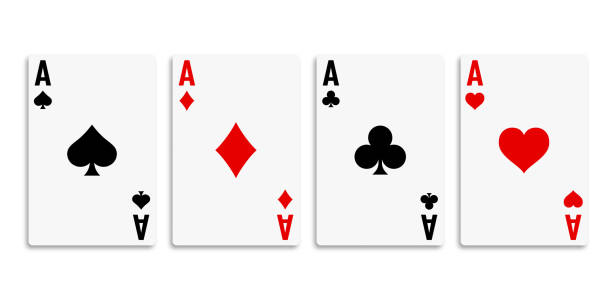
#> input picture module2/data/scenes/all-four cards.jpg, 612 x 306 px; its folder holds only this picture in this run
$ python run_template_matching.py --scene 'data/scenes/all-four cards.jpg'
#> lines starting #> are read from the running program, lines starting #| are printed output that depends on the picture; after the words box and inside, x2 and y2 are one past the last pixel; in counts of white or black regions, pixels touching at a corner belong together
#> in run_detection, scene is the input picture: shape (306, 612, 3); mean B, G, R 237.5, 237.5, 242.6
### module2/detector.py
"""
Template matching utilities for Module 2.

This module loads a curated template set, performs multi-scale correlation on
scenes, and returns detection results that can be consumed by the CLI, API,
or tests.
"""

from __future__ import annotations

import json
from dataclasses import dataclass
from pathlib import Path
from typing import Dict, Iterable, List, Optional, Sequence, Tuple

import cv2
import numpy as np

# Paths ----------------------------------------------------------------------

BASE_DIR = Path(__file__).resolve().parent
DATA_DIR = BASE_DIR / "data"
TEMPLATE_DIR = DATA_DIR / "templates"
METADATA_PATH = DATA_DIR / "metadata.json"

# Matching configuration -----------------------------------------------------

DEFAULT_THRESHOLD = 0.4
SCALE_FACTORS: Sequence[float] = (
    0.12,
    0.18,
    0.25,
    0.35,
    0.45,
    0.6,
    0.75,
    0.9,
    1.05,
    1.25,
    1.5,
    1.75,
    2.0,
    2.4,
    2.7,
)


@dataclass(frozen=True)
class Template:
    name: str  # logical label
    image: np.ndarray
    gray: np.ndarray
    edges: np.ndarray
    mask: Optional[np.ndarray]
    width: int
    height: int
    mean_color: np.ndarray
    hist_hs: np.ndarray
    variant: str  # filename used to load
    keypoints: Tuple
    descriptors: Optional[np.ndarray]

    @classmethod
    def from_path(cls, name: str, path: Path) -> "Template":
#> called with name = 'aqua_halfmoon'
        orb = cv2.ORB_create(nfeatures=800)
        image = cv2.imread(str(path), cv2.IMREAD_COLOR)
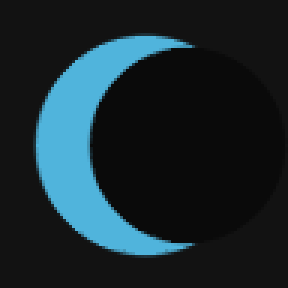
#> input picture module2/data/templates/aqua_halfmoon.png, 96 x 96 px (shown 3 times larger)
#> image is the input picture: shape (96, 96, 3); mean B, G, R 46.6, 40.4, 24.8
        if image is None:
            raise FileNotFoundError(f"Unable to read template at {path}")
        gray = cv2.cvtColor(image, cv2.COLOR_BGR2GRAY)
        gray = cv2.GaussianBlur(gray, (3, 3), 0)
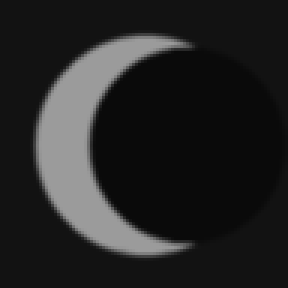
#> gray: shape (96, 96) (shown 3 times larger); min 10, max 155, mean 36.5
        edges = cv2.Canny(gray, 20, 60)
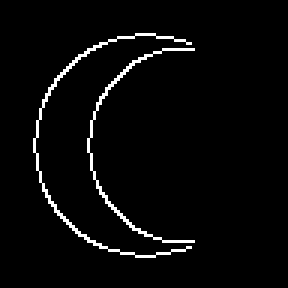
#> edges: shape (96, 96) (shown 3 times larger); 3.2% white in thin lines or dots, all inside (x1, y1, x2, y2) = (11, 11, 65, 86)
        # Auto-crop to edge activity to drop background and increase specificity.
        ys, xs = np.nonzero(edges)
#> ys = 292 values from 11 to 85; xs = 292 values, max 64 at index 47, min 11 at index 141, mean 35.19
        if len(xs) > 0 and len(ys) > 0:
            x1, x2 = xs.min(), xs.max()
#> x1 = 11; x2 = 64
            y1, y2 = ys.min(), ys.max()
#> y1 = 11; y2 = 85
            pad = 4
            x1 = max(0, x1 - pad)
#> x1 = 7
            y1 = max(0, y1 - pad)
#> y1 = 7
            x2 = min(image.shape[1] - 1, x2 + pad)
#> x2 = 68
            y2 = min(image.shape[0] - 1, y2 + pad)
#> y2 = 89
            image = image[y1 : y2 + 1, x1 : x2 + 1]
#> image: shape (83, 62, 3)
            gray = gray[y1 : y2 + 1, x1 : x2 + 1]
#> gray: shape (83, 62)
            edges = edges[y1 : y2 + 1, x1 : x2 + 1]
#> edges: shape (83, 62); 5.7% white in thin lines or dots, all inside (x1, y1, x2, y2) = (4, 4, 58, 79)
        # Additionally focus on the central content to reduce background leakage.
        h, w = image.shape[:2]
#> h = 83; w = 62
        cx1 = int(w * 0.2)
#> cx1 = 12
        cx2 = int(w * 0.8)
#> cx2 = 49
        cy1 = int(h * 0.2)
#> cy1 = 16
        cy2 = int(h * 0.8)
#> cy2 = 66
        image = image[cy1:cy2, cx1:cx2]
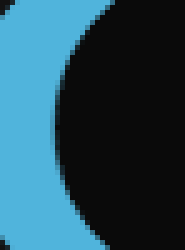
#> image: shape (50, 37, 3) (shown 5 times larger); mean B, G, R 91.1, 75.6, 37
        gray = gray[cy1:cy2, cx1:cx2]
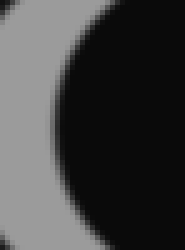
#> gray: shape (50, 37) (shown 5 times larger); min 10, max 155, mean 65.9
        edges = edges[cy1:cy2, cx1:cx2]
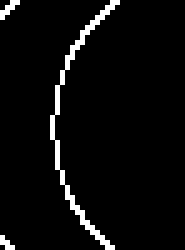
#> edges: shape (50, 37) (shown 5 times larger); 4.4% white in thin lines or dots, all inside (x1, y1, x2, y2) = (0, 0, 24, 50)
        mask = None
        mean_color = image.reshape(-1, 3).mean(axis=0)
#> mean_color = [91.07, 75.63, 37.05]
        hsv = cv2.cvtColor(image, cv2.COLOR_BGR2HSV)
#> hsv: shape (50, 37, 3); mean H, S, V 40.2, 65.1, 91.1
        hist_hs = cv2.calcHist([hsv], [0, 1], None, [30, 32], [0, 180, 0, 256])
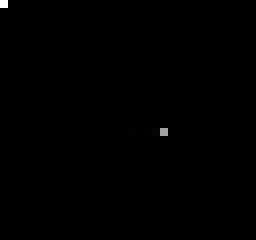
#> hist_hs: shape (30, 32) float32 (shown 8 times larger); min 0, max 1098, mean 1.9; drawn with min black and max white
        cv2.normalize(hist_hs, hist_hs, 0, 1, cv2.NORM_MINMAX)
#> hist_hs: shape (30, 32) float32; 1.35% of pixels changed, all inside (x1, y1, x2, y2) = (0, 0, 21, 18)
        kp, des = orb.detectAndCompute(gray, None)
#> kp = (); des = None
        return cls(
            name=name,
            image=image,
            gray=gray,
            edges=edges,
            mask=mask,
            width=image.shape[1],
            height=image.shape[0],
            mean_color=mean_color,
            hist_hs=hist_hs,
            variant=path.name,
            keypoints=kp,
            descriptors=des,
        )


@dataclass(frozen=True)
class TemplateConfig:
    """Per-template configuration (optional)."""

    threshold: float = DEFAULT_THRESHOLD
    scales: Optional[Sequence[float]] = None
    color_tolerance: Optional[float] = None


# Default: no special per-template overrides; everything uses DEFAULT_THRESHOLD / SCALE_FACTORS
TEMPLATE_CONFIG: Dict[str, TemplateConfig] = {}


# Metadata helpers -----------------------------------------------------------

# [6 lines left out: function ensure_dataset, not called in this run]


def load_templates(metadata: Optional[Dict[str, object]] = None) -> List[Template]:
    """
    Load all PNG templates from the local data/templates directory.

    Each `*.png` file becomes one template whose label is the stem of the
    filename (without extension), e.g. `coke.png` -> label `"coke"`.
    The `metadata` parameter is accepted for API compatibility with other
    modules but is not required here.
    """
    templates: List[Template] = []
    if not TEMPLATE_DIR.exists():
        raise FileNotFoundError(f"Template directory not found at {TEMPLATE_DIR}")

    for path in sorted(TEMPLATE_DIR.glob("*.png")):
        label = path.stem  # simple, readable label
        try:
            templates.append(Template.from_path(label, path))
        except FileNotFoundError as exc:
            # Skip unreadable templates but keep going for the others.
            print(f"Warning: {exc}")

    return templates


# Matching internals ---------------------------------------------------------

def _match_template_multiscale(
    scene_color: np.ndarray,
    template: Template,
    scales: Sequence[float],
) -> Tuple[float, Tuple[int, int], Tuple[int, int]]:
    """Return best score, location, and template size for multi-scale matching."""
    best_score = -1.0
    best_loc = (0, 0)
    best_size = (template.image.shape[1], template.image.shape[0])

    scene_h, scene_w = scene_color.shape[:2]

    for scale in scales:
        if scale <= 0:
            continue
        new_w = max(4, int(round(template.image.shape[1] * scale)))
        new_h = max(4, int(round(template.image.shape[0] * scale)))
        if new_w > scene_w or new_h > scene_h:
            continue

        tpl = cv2.resize(template.image, (new_w, new_h), interpolation=cv2.INTER_AREA)
        result = cv2.matchTemplate(scene_color, tpl, cv2.TM_CCOEFF_NORMED)

        _, score, _, loc = cv2.minMaxLoc(result)
        if not np.isfinite(score):
            continue
        if score > best_score:
            best_score = float(score)
            best_loc = (int(loc[0]), int(loc[1]))
            best_size = (new_w, new_h)

    return best_score, best_loc, best_size


# Public detection functions -------------------------------------------------

# [111 lines left out: functions detect_scene, detect_scene_with_templates, not called in this run]


def annotate_detections(scene: np.ndarray, detections: Iterable[Dict[str, object]]) -> np.ndarray:
    """Draw detection boxes on a copy of the scene."""
    annotated = scene.copy()
    for det in detections:
        box = det["box"]
        p1 = (int(box["left"]), int(box["top"]))
        p2 = (int(box["right"]), int(box["bottom"]))
        cv2.rectangle(annotated, p1, p2, (0, 255, 0), 2)
        label = f"{det['label']} {det.get('confidence', 0):.2f}"
        cv2.putText(
            annotated,
            label,
            (p1[0], max(15, p1[1] - 5)),
            cv2.FONT_HERSHEY_SIMPLEX,
            0.5,
            (0, 255, 0),
            1,
            cv2.LINE_AA,
        )
    return annotated


# [17 lines left out: function compute_iou, not called in this run]

### module2/run_template_matching.py
"""
Run template matching on a scene image and return JSON results.
This script is called by the web API to detect ALL templates in a scene.
"""

import argparse
import json
import os
import sys
import tempfile
from pathlib import Path

import cv2
import numpy as np

from .detector import detect_scene, load_templates, annotate_detections, BASE_DIR

_default_output = BASE_DIR / "output"
if os.getenv("VERCEL"):
    OUTPUT_DIR = Path(os.getenv("MODULE2_OUTPUT_DIR", "/tmp/module2_output"))
else:
    OUTPUT_DIR = Path(os.getenv("MODULE2_OUTPUT_DIR", _default_output))
OUTPUT_DIR.mkdir(parents=True, exist_ok=True)


def run_detection(scene_path: Path, threshold: float = 0.7, only: list[str] | None = None) -> dict:
    """
    Run template matching on a scene image with ALL available templates.

    Returns a dict with:
    - detections: list of all detected objects
    - threshold: the threshold used
    - annotated_image: path to the annotated output image
    """
    # Load the scene
    scene = cv2.imread(str(scene_path))
    if scene is None:
        raise FileNotFoundError(f"Cannot load scene: {scene_path}")

    # Load all templates
    templates = load_templates()
#> templates = 1 item

    # Import the multi-scale matching function
    from .detector import _match_template_multiscale, SCALE_FACTORS

    # Prepare scene
    scene_color = cv2.GaussianBlur(scene, (3, 3), 0)

    # Optional per-label min thresholds (allows leniency for certain objects)
    per_label_min_threshold = {
        "stop-sign": 0.5,    # keep stop easy enough to trigger
        "yield-sign": 0.6,
        "exit-sign": 0.3,
        "no-right-sign": 0.7,
        "one-way-sign": 0.6,
        "heart": 0.7,
        "diamond": 0.7,
        "spades": 0.7,
        "clubs": 0.7,
    }

    def infer_allowed_labels(name: str) -> set[str]:
        n = name.lower()
        if "stop" in n and "yield" in n:
            return {"stop-sign", "yield-sign"}
        if "stop" in n:
            return {"stop-sign"}
        if "yield" in n:
            return {"yield-sign"}
        if "exit" in n:
            return {"exit-sign"}
        if "no-right" in n or "noright" in n:
            return {"no-right-sign"}
        if "one-way" in n or "oneway" in n or "one_way" in n:
            return {"one-way-sign"}
        if "cheerios" in n:
            return {"cheerios-logo"}
        if "ten-of-hearts" in n or "hearts" in n:
            return {"heart"}
        if "diamond" in n:
            return {"diamond"}
        if "spade" in n:
            return {"spades"}
        if "club" in n:
            return {"clubs"}
        if "all-four" in n or "cards" in n:
            return {"heart", "diamond", "spades", "clubs"}
        return set()

    # Run detection for each template and collect all matches
    all_detections = []

    for template in templates:
        label_lc = template.name.lower()
        eff_thresh = min(threshold, per_label_min_threshold.get(label_lc, threshold))

        # Run multi-scale matching
        score, (x, y), (w, h) = _match_template_multiscale(
            scene_color,
            template,
            SCALE_FACTORS
        )

        # Check if detection meets threshold
        if score >= eff_thresh:
            # Ensure coordinates are within bounds
            x_adj = max(0, min(scene.shape[1] - 1, x))
            y_adj = max(0, min(scene.shape[0] - 1, y))
            w_adj = min(scene.shape[1] - x_adj, w)
            h_adj = min(scene.shape[0] - y_adj, h)

            if w_adj > 0 and h_adj > 0:
                # Extract the matched region for validation
                region = scene[y_adj : y_adj + h_adj, x_adj : x_adj + w_adj]

                # Optional histogram guard for certain labels (signs, suits)
                hist_guard_labels = {"heart", "diamond", "spades", "clubs"}
                if label_lc in hist_guard_labels:
                    guard_thresh = 0.1
                    region_hsv = cv2.cvtColor(region, cv2.COLOR_BGR2HSV)
                    reg_hist = cv2.calcHist([region_hsv], [0, 1], None, [30, 32], [0, 180, 0, 256])
                    cv2.normalize(reg_hist, reg_hist, 0, 1, cv2.NORM_MINMAX)
                    hist_score = cv2.compareHist(template.hist_hs, reg_hist, cv2.HISTCMP_CORREL)
                    if hist_score < guard_thresh:
                        continue

                # Shape validation: Check aspect ratio matches template
                # This helps distinguish hearts (wider) from diamonds (taller)
                template_aspect = template.width / template.height if template.height > 0 else 1.0
                match_aspect = w_adj / h_adj if h_adj > 0 else 1.0
                aspect_diff = abs(template_aspect - match_aspect)

                # If aspect ratio is very different, penalize the score
                # Hearts are ~0.9-1.1 aspect ratio (roughly square)
                # Diamonds are also ~0.8-1.2 (also roughly square)
                # So this helps a bit but not perfect for cards
                if aspect_diff > 0.4:  # Very different shape proportions
                    score = score * 0.8  # Penalize mismatched proportions

                # Use the correlation score with shape validation
                final_score = score

                detection = {
                    "label": template.name,
                    "confidence": float(final_score),
                    "box": {
                        "left": int(x_adj),
                        "top": int(y_adj),
                        "right": int(x_adj + w_adj),
                        "bottom": int(y_adj + h_adj)
                    },
                    "variant": template.variant
                }
                all_detections.append(detection)
#> this loop made 1 pass
#> (label_lc, eff_thresh, scene_h in _match_template_multiscale, scene_w in _match_template_multiscale, score) on pass 1: ('aqua_halfmoon', 0.7, 306, 612, 0.943)
#> after the loop, all_detections = 1 item; aspect_diff = 0.0327; detection = 4 items; final_score = 0.943; h_adj = 22; match_aspect = 0.773; template_aspect = 0.74; w_adj = 17; x_adj = 493; y_adj = 131

    # Optional label filter (e.g., only detect 'yield-sign')
    if only:
        allow = {lbl.lower() for lbl in only}
    else:
        inferred = infer_allowed_labels(scene_path.stem)
        allow = {lbl.lower() for lbl in inferred} if inferred else None

    if allow:
        all_detections = [d for d in all_detections if d["label"].lower() in allow]
#> all_detections = []

    # Sort by confidence (highest first)
    all_detections.sort(key=lambda d: d.get('confidence', 0), reverse=True)

    # If we have an allow list (inferred or provided), keep best per label to reduce clutter
    if allow and all_detections:
        best_per_label = {}
        for det in all_detections:
            lbl = det["label"].lower()
            prev = best_per_label.get(lbl)
            if prev is None or det["confidence"] > prev["confidence"]:
                best_per_label[lbl] = det
        all_detections = list(best_per_label.values())

    # Create annotated image with ALL detections
    annotated = annotate_detections(scene, all_detections)

    # Save annotated image
    scene_name = scene_path.stem
    output_filename = f"{scene_name}_detected.png"
    output_path = OUTPUT_DIR / output_filename
    cv2.imwrite(str(output_path), annotated)

    return {
        "scene": str(scene_path),
        "detections": all_detections,
        "threshold": threshold,
        "annotated_image": str(output_path),
        "num_detections": len(all_detections)
    }


def main():
    parser = argparse.ArgumentParser(
        description="Run template matching on a scene with all available templates"
    )
    parser.add_argument("--scene", required=True, help="Path to scene image")
    parser.add_argument("--threshold", type=float, default=0.7, help="Detection threshold (default: 0.7)")
    parser.add_argument("--only", nargs="+", help="Restrict detection to specific template label(s)")
    parser.add_argument("--json", action="store_true", help="Output JSON format")

    args = parser.parse_args()

    scene_path = Path(args.scene)
    if not scene_path.exists():
        print(f"Error: Scene file not found: {scene_path}", file=sys.stderr)
        sys.exit(1)

    try:
        result = run_detection(scene_path, threshold=args.threshold, only=args.only)
#> result = 5 items

        if args.json:
            # Output pure JSON for API consumption
            print(json.dumps(result, indent=2))
        else:
            # Human-readable output
            print(f"\nTemplate Matching Results")
            print(f"=" * 70)
            print(f"Scene: {result['scene']}")
#| Scene: data/scenes/all-four cards.jpg
            print(f"Threshold: {result['threshold']}")
#| Threshold: 0.7
            print(f"Detections: {result['num_detections']}")
#| Detections: 0
            print(f"\nDetected Objects:")
            for i, det in enumerate(result['detections'], 1):
                print(f"  {i}. {det['label']}: {det['confidence']:.1%} confidence")
                box = det['box']
                print(f"     Box: ({box['left']}, {box['top']}) -> ({box['right']}, {box['bottom']})")
#> this loop made 0 passes
            print(f"\nAnnotated image saved to: {result['annotated_image']}")
#| Annotated image saved to: module2/output/all-four cards_detected.png

    except Exception as e:
        print(f"Error: {e}", file=sys.stderr)
        sys.exit(1)


if __name__ == "__main__":
    main()
